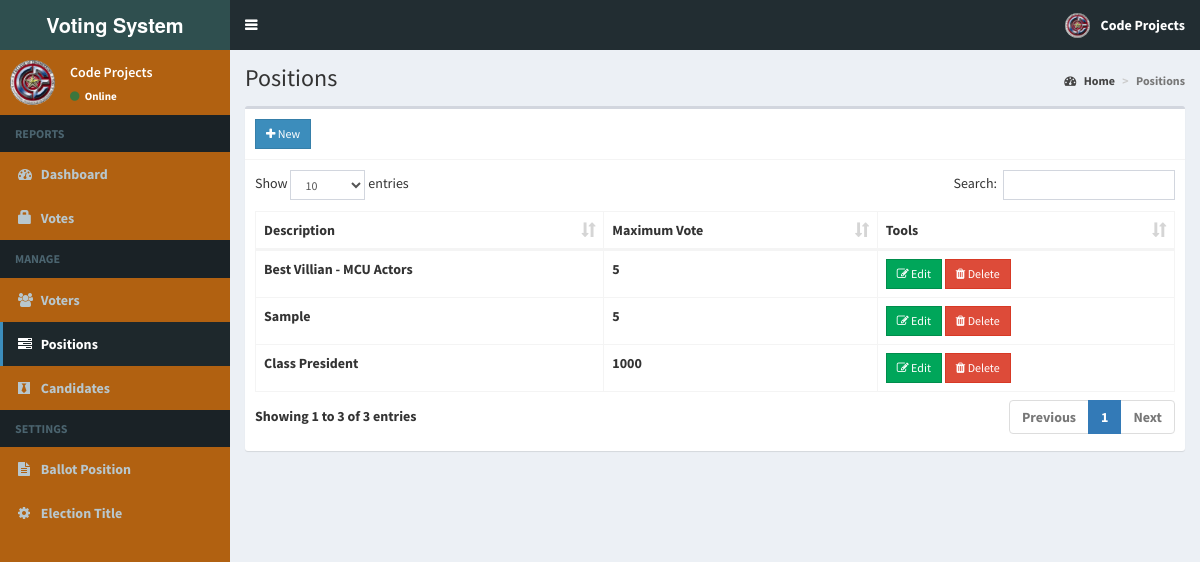
Page /admin/positions.php (signed in) on the committed database.
### tables this page shows
CREATE TABLE `positions` (
  `id` int(11) NOT NULL AUTO_INCREMENT,
  `description` varchar(50) NOT NULL,
  `max_vote` int(11) NOT NULL,
  `priority` int(11) NOT NULL,
  PRIMARY KEY (`id`)
);

### admin/includes/session.php (called while the page is built, shortened)
<?php
	include 'includes/conn.php';
	$sql = "SELECT * FROM admin WHERE id = '".$_SESSION['admin']."'";
	$query = $conn->query($sql);
	$user = $query->fetch_assoc();
?>

### admin/positions.php (the view, shortened to what this page needs)
<?php include 'includes/session.php'; ?>
<?php include 'includes/header.php'; ?>
<body class="hold-transition skin-blue sidebar-mini">
<div class="wrapper">
  <?php include 'includes/navbar.php'; ?>
  <?php include 'includes/menubar.php'; ?>
  <div class="content-wrapper">
    <section class="content-header">
      <h1>
        Positions
      </h1>
      <ol class="breadcrumb">
        <li><a href="#"><i class="fa fa-dashboard"></i> Home</a></li>
        <li class="active">Positions</li>
      </ol>
    </section>
    <section class="content">
      <div class="row">
        <div class="col-xs-12">
          <div class="box">
            <div class="box-header with-border">
              <a href="#addnew" data-toggle="modal" class="btn btn-primary btn-sm btn-flat"><i class="fa fa-plus"></i> New</a>
            </div>
            <div class="box-body">
              <table id="example1" class="table table-bordered">
                <thead>
                  <th>Description</th>
                  <th>Maximum Vote</th>
                  <th>Tools</th>
                </thead>
                <tbody>
                  <?php
                    $sql = "SELECT * FROM positions ORDER BY priority ASC";
                    $query = $conn->query($sql);
                    while($row = $query->fetch_assoc()){
                      echo "
                        <tr>
                          <td class='hidden'></td>
                          <td>".$row['description']."</td>
                          <td>".$row['max_vote']."</td>
                          <td>
                            <button class='btn btn-success btn-sm edit btn-flat' data-id='".$row['id']."'><i class='fa fa-edit'></i> Edit</button>
                            <button class='btn btn-danger btn-sm delete btn-flat' data-id='".$row['id']."'><i class='fa fa-trash'></i> Delete</button>
                          </td>
                        </tr>
                      ";
                    }
                  ?>
                </tbody>
              </table>
            </div>
          </div>
        </div>
      </div>
    </section>
  </div>
</div>
</body>
</html>

### admin/includes/navbar.php (shortened to what this page needs)
<header class="main-header">
  <a href="home.php" class="logo">
    <span class="logo-lg"><b>Voting System </span>
  </a>
  <nav class="navbar navbar-static-top">
    <a href="#" class="sidebar-toggle" data-toggle="push-menu" role="button">
    </a>
    <div class="navbar-custom-menu">
      <ul class="nav navbar-nav">
        <li class="dropdown user user-menu">
          <a href="#" class="dropdown-toggle" data-toggle="dropdown">
            <img src="<?php echo (!empty($user['photo'])) ? '../images/'.$user['photo'] : '../images/profile.jpg'; ?>" class="user-image" alt="User Image">
            <span class="hidden-xs"><?php echo $user['firstname'].' '.$user['lastname']; ?></span>
          </a>
        </li>
      </ul>
    </div>
  </nav>
</header>

### admin/includes/menubar.php (shortened to what this page needs)
<aside class="main-sidebar">
  <section class="sidebar">
    <div class="user-panel">
      <div class="pull-left image">
        <img src="<?php echo (!empty($user['photo'])) ? '../images/'.$user['photo'] : '../images/profile.jpg'; ?>" class="img-circle" alt="User Image">
      </div>
      <div class="pull-left info">
        <p><?php echo $user['firstname'].' '.$user['lastname']; ?></p>
        <a><i class="fa fa-circle text-success"></i> Online</a>
      </div>
    </div>
    <ul class="sidebar-menu" data-widget="tree">
      <li class="header">REPORTS</li>
      <li class=""><a href="home.php"><i class="fa fa-dashboard"></i> <span>Dashboard</span></a></li>
      <li class=""><a href="votes.php"><span class="glyphicon glyphicon-lock"></span> <span>Votes</span></a></li>
      <li class="header">MANAGE</li>
      <li class=""><a href="voters.php"><i class="fa fa-users"></i> <span>Voters</span></a></li>
      <li class=""><a href="positions.php"><i class="fa fa-tasks"></i> <span>Positions</span></a></li>
      <li class=""><a href="candidates.php"><i class="fa fa-black-tie"></i> <span>Candidates</span></a></li>
      <li class="header">SETTINGS</li>
      <li class=""><a href="ballot.php"><i class="fa fa-file-text"></i> <span>Ballot Position</span></a></li>
      <li class=""><a href="#config" data-toggle="modal"><i class="fa fa-cog"></i> <span>Election Title</span></a></li>
    </ul>
  </section>
</aside>

### rows in the picture
positions: description "Best Villian - MCU Actors", max_vote "5"
positions: description "Sample", max_vote "5"
positions: description "Class President", max_vote "1000"

### other values in the picture
$user['firstname'] "Code"
$user['lastname'] "Projects"
